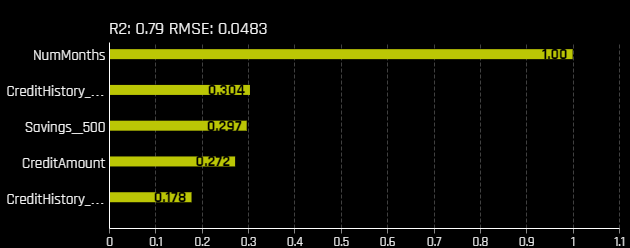
#> input picture Image to String/RF Feature importance.png, 630 x 248 px
$ jupyter execute --allow-errors strings_in_image.ipynb
#> lines starting #> are read from the running program, lines starting #| are printed output that depends on the picture; after the words box and inside, x2 and y2 are one past the last pixel; in counts of white or black regions, pixels touching at a corner belong together
###  IMPORTING NECESSARY PACKAGES

[cell 1]
#!pip install opencv-python

[cell 2]
#!pip install pytesseract

[cell 3]
#!pip install tesseract-ocr

[cell 4]
#!pip install --upgrade pip

[cell 5]
import cv2
import pytesseract

[cell 6]
pytesseract.pytesseract.tesseract_cmd = 'C:/Program Files/Tesseract-OCR/tesseract'

### READING IMAGE

[cell 7]
img = cv2.imread("RF Feature importance.png")
#> img is the input picture: shape (248, 630, 3); mean B, G, R 5.9, 16.7, 16.1

#### CONVERTING TO GREY SCALE

[cell 8]
img_grey = cv2.cvtColor(img, cv2.COLOR_BGR2GRAY)
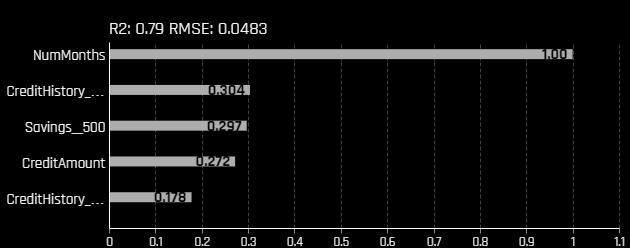
#> img_grey: shape (248, 630); min 0, max 255, mean 15.3

### THRESHOLDING TO EXTRACT INFO (LIKE TEXT) BASED ON INTESITY OF PIXELS

#https://docs.opencv.org/4.5.1/d7/d4d/tutorial_py_thresholding.html

[cell 9]
ret, thresh1 = cv2.threshold(img_grey, 0, 255, cv2.THRESH_OTSU | cv2.THRESH_BINARY_INV)
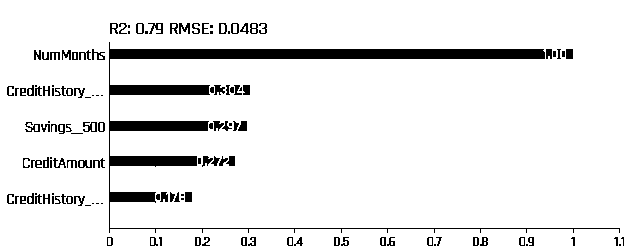
#> thresh1: shape (248, 630); 91.8% white; 134 black regions (37 under 20 px)
#> ret = 87

### MORPHOLOGY OPERATION
#https://docs.opencv.org/4.5.1/dd/dd7/tutorial_morph_lines_detection.html

### a) SPECIFY STRUCTURAL SHAPE AND KERNEL SIZE ( to identify text)

[cell 10]
rect_kernel = cv2.getStructuringElement(cv2.MORPH_RECT, (50, 50))

### b) DILATION

[cell 11]
dilation = cv2.dilate(thresh1, rect_kernel, iterations = 1)
#> dilation: shape (248, 630); every value is 255

### FINDING CONTOURS
#https://docs.opencv.org/3.4/d4/d73/tutorial_py_contours_begin.html

[cell 12]
contours, hierarchy = cv2.findContours(dilation, cv2.RETR_EXTERNAL, cv2.CHAIN_APPROX_NONE)
#> contours = 1 contour; box (x1, y1, x2, y2) and area: (0, 0, 630, 248) 155363
